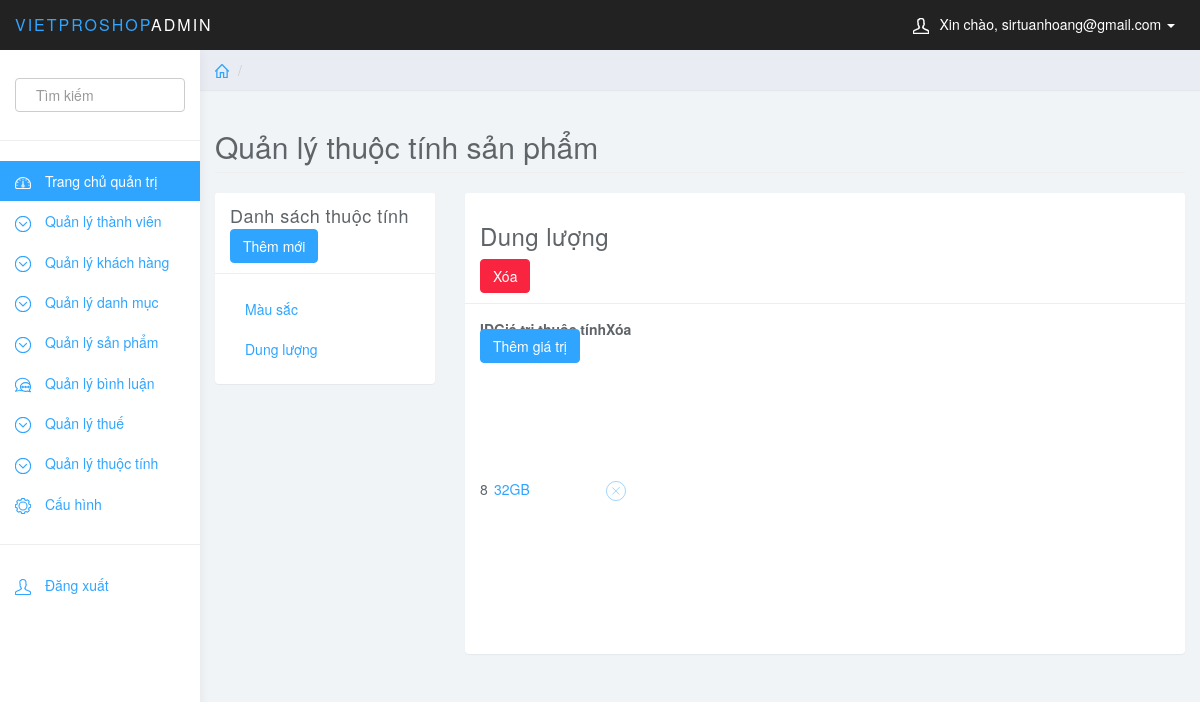
The page /quantri/quantri.php?page_layout=danhsachtt&att_id=3 (signed in) on the database as committed earlier.
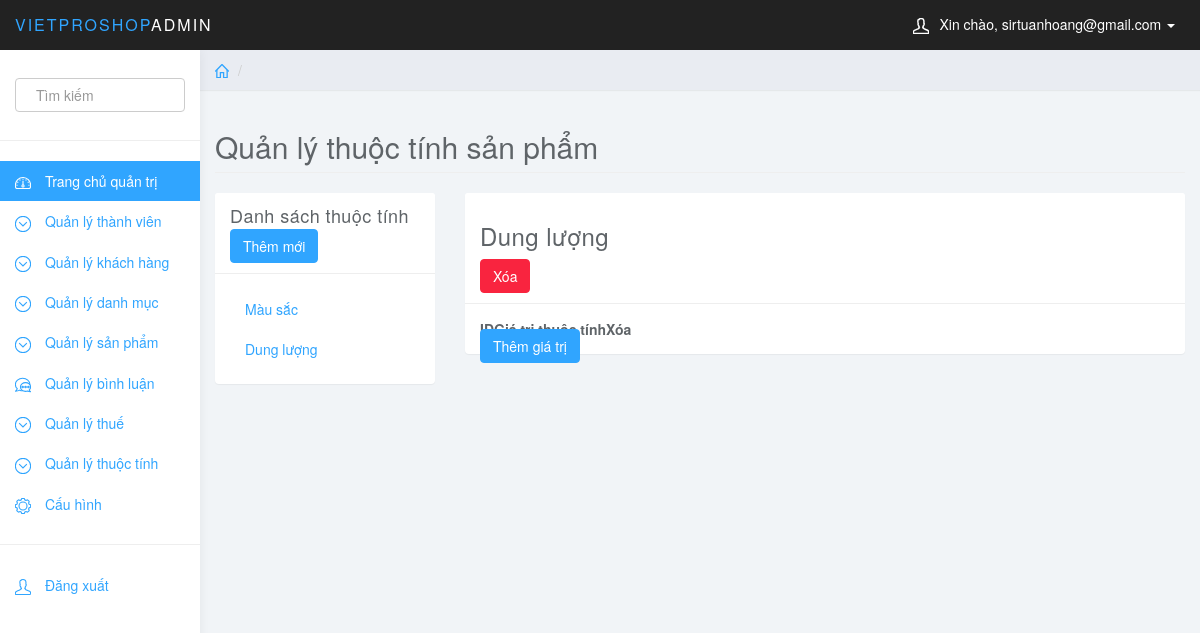
The same page on the database as committed later.
### tables this page shows
CREATE TABLE `thuoctinh` (
  `att_id` int(11) NOT NULL,
  `att_name` varchar(100) NOT NULL
);

CREATE TABLE `giatri_thuoctinh` (
  `value_id` int(11) NOT NULL,
  `value_name` varchar(100) NOT NULL,
  `att_id` int(11) NOT NULL
);

### quantri/danhsachtt.php (the view, shortened to what this page needs)
<?php
	$sql="SELECT * FROM thuoctinh";
    $query=mysqli_query($db_con,$sql);
?>
<div class="row">
    <div class="col-lg-12">
        <h2 class="page-header">Quản lý thuộc tính sản phẩm</h2>
    </div>
</div>
<div class="row">
    <div class="col-md-3">
        <div class="panel panel-default">
            <div class="panel-heading">
            	<span>Danh sách thuộc tính</span>
            	<button onclick="document.getElementById('att').style.display='block'" style="width:auto;" class="btn btn-primary">Thêm mới</button>
            </div>
            <div class="panel-body">
                <div>
                	<ul class="nav menu">
                		<?php
                			while ($row=mysqli_fetch_array($query)){
                		?>
		                <li ><a href="quantri.php?page_layout=danhsachtt&att_id=<?php echo $row['att_id'] ?>"> <?php echo $row['att_name'];?></a></li>
		                <?php
                            }
                        ?>
		            </ul>
                </div>
            </div>
        </div>
    </div>
    <?php
    	if(isset($_GET['att_id'])){
    		$att_id=$_GET['att_id'];
	    	$sql="SELECT * FROM thuoctinh WHERE att_id=$att_id";
	    	$query=mysqli_query($db_con,$sql);
	    	$row=mysqli_fetch_array($query);
    ?>
    <div class="col-md-9">
    	<div class="panel panel-default">
            <div class="panel-heading"> <h3><?php echo $row['att_name'];?></h3>
            	<a href="xoatt.php?att_id=<?php echo $row['att_id']?>" onClick="return xoasp();"><button class="btn btn-danger">Xóa</button></a>
            </div>
            <div class="panel-body" style="position: relative;">
                <a onclick="document.getElementById('value_att').style.display='block'" class="btn btn-primary" style="margin: 10px 0 20px 0; position: absolute;">Thêm giá trị</a>
                <table data-toggle="table"   data-show-columns="true" data-search="true" data-select-item-name="toolbar1" data-sort-name="name" data-sort-order="desc">
                	<thead>
                        <tr>
                            <th data-sortable="true">ID</th>
                            <th data-sortable="true">Giá trị thuộc tính</th>
                            <th data-sortable="true">Xóa</th>
                        </tr>
                    <tbody>
                        <?php
                        	if (isset($_GET['att_id'])) {
                        		$att_id=$_GET['att_id'];
						    	$sql="SELECT * FROM giatri_thuoctinh WHERE att_id=$att_id";
						    	$query=mysqli_query($db_con,$sql);
                        	}
                            while($row=mysqli_fetch_array($query)){
                         ?>
                        <tr style="height: 300px;">
                            <td data-checkbox="true"><?php echo $row['value_id'];?></td>
                            <td data-checkbox="true"><a href="#"><?php echo $row['value_name'];?></a></td>
                            <td>
                                <a onClick="return xoasp();" href="xoavalue.php?att_id=<?php echo $row['att_id']?>&value_id=<?php echo $row['value_id']?>"><span><svg class="glyph stroked cancel" style="width: 20px;height: 20px;"><use xlink:href="#stroked-cancel"/></svg></span></a>
                            </td>
                        </tr>
                        <?php
                            }
                        ?>
                    </tbody>
                    </thead>
                </table>
            </div>
        </div>
    </div>
    <?php
    	}
    ?>
</div>

Rows that differ between the two databases and show on the page:
removed giatri_thuoctinh: value_id "8", value_name "32GB"
